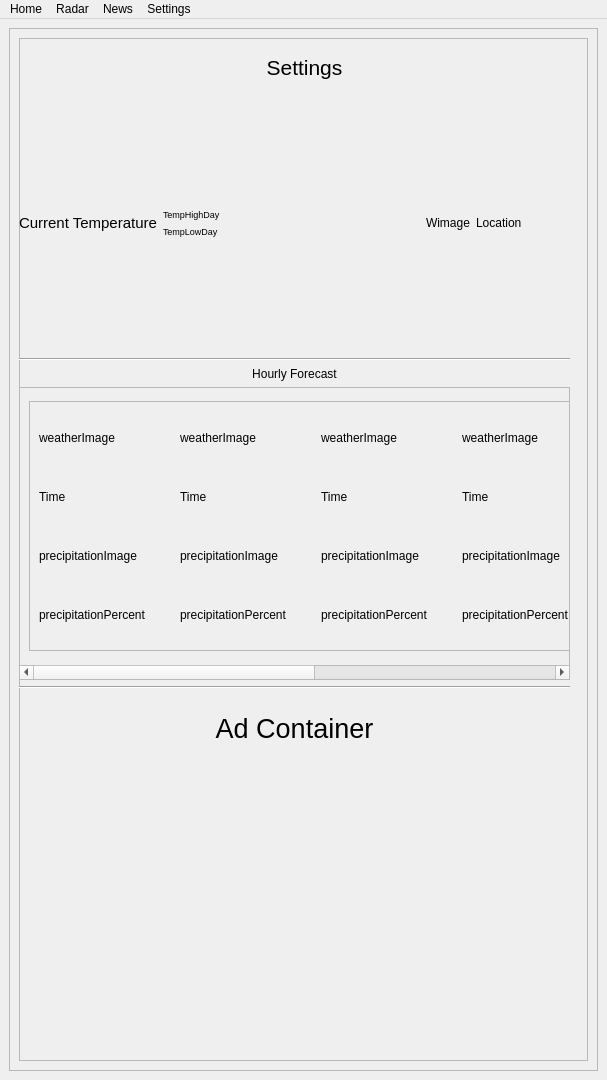
<?xml version="1.0" encoding="UTF-8"?>
<ui version="4.0">
 <class>MainWindow</class>
 <widget class="QMainWindow" name="MainWindow">
  <property name="geometry">
   <rect>
    <x>0</x>
    <y>0</y>
    <width>607</width>
    <height>1080</height>
   </rect>
  </property>
  <property name="minimumSize">
   <size>
    <width>607</width>
    <height>1080</height>
   </size>
  </property>
  <property name="maximumSize">
   <size>
    <width>607</width>
    <height>1080</height>
   </size>
  </property>
  <property name="windowTitle">
   <string>MainWindow</string>
  </property>
  <widget class="QWidget" name="centralwidget">
   <layout class="QVBoxLayout" name="verticalLayout">
    <item>
     <widget class="QScrollArea" name="scrollArea">
      <property name="styleSheet">
       <string notr="true"/>
      </property>
      <property name="verticalScrollBarPolicy">
       <enum>Qt::ScrollBarAsNeeded</enum>
      </property>
      <property name="horizontalScrollBarPolicy">
       <enum>Qt::ScrollBarAsNeeded</enum>
      </property>
      <property name="widgetResizable">
       <bool>true</bool>
      </property>
      <widget class="QWidget" name="scrollAreaWidgetContents_2">
       <property name="geometry">
        <rect>
         <x>0</x>
         <y>0</y>
         <width>583</width>
         <height>1031</height>
        </rect>
       </property>
       <layout class="QVBoxLayout" name="verticalLayout_2">
        <item>
         <widget class="QFrame" name="frame">
          <property name="minimumSize">
           <size>
            <width>0</width>
            <height>0</height>
           </size>
          </property>
          <property name="styleSheet">
           <string notr="true"/>
          </property>
          <property name="frameShape">
           <enum>QFrame::StyledPanel</enum>
          </property>
          <property name="frameShadow">
           <enum>QFrame::Raised</enum>
          </property>
          <widget class="QWidget" name="gridLayoutWidget">
           <property name="geometry">
            <rect>
             <x>70</x>
             <y>10</y>
             <width>431</width>
             <height>38</height>
            </rect>
           </property>
           <layout class="QGridLayout" name="gridTitle">
            <item row="0" column="0">
             <widget class="QLabel" name="label">
              <property name="font">
               <font>
                <pointsize>16</pointsize>
                <bold>false</bold>
               </font>
              </property>
              <property name="text">
               <string>Settings</string>
              </property>
              <property name="alignment">
               <set>Qt::AlignCenter</set>
              </property>
             </widget>
            </item>
           </layout>
          </widget>
          <widget class="QWidget" name="gridLayoutWidget_3">
           <property name="geometry">
            <rect>
             <x>0</x>
             <y>60</y>
             <width>602</width>
             <height>251</height>
            </rect>
           </property>
           <layout class="QGridLayout" name="gridCurrent">
            <item row="0" column="0">
             <layout class="QGridLayout" name="gridLayout_2" columnstretch="0,0,0,0,10">
              <item row="0" column="0" rowspan="2">
               <widget class="QLabel" name="tempCurr">
                <property name="sizePolicy">
                 <sizepolicy hsizetype="Fixed" vsizetype="Fixed">
                  <horstretch>0</horstretch>
                  <verstretch>0</verstretch>
                 </sizepolicy>
                </property>
                <property name="font">
                 <font>
                  <pointsize>11</pointsize>
                 </font>
                </property>
                <property name="autoFillBackground">
                 <bool>false</bool>
                </property>
                <property name="text">
                 <string>Current Temperature</string>
                </property>
               </widget>
              </item>
              <item row="1" column="1">
               <widget class="QLabel" name="tempLowCurr">
                <property name="sizePolicy">
                 <sizepolicy hsizetype="Fixed" vsizetype="Fixed">
                  <horstretch>0</horstretch>
                  <verstretch>0</verstretch>
                 </sizepolicy>
                </property>
                <property name="font">
                 <font>
                  <pointsize>7</pointsize>
                 </font>
                </property>
                <property name="text">
                 <string>TempLowDay</string>
                </property>
               </widget>
              </item>
              <item row="0" column="1">
               <widget class="QLabel" name="tempHighCurr">
                <property name="sizePolicy">
                 <sizepolicy hsizetype="Fixed" vsizetype="Fixed">
                  <horstretch>0</horstretch>
                  <verstretch>0</verstretch>
                 </sizepolicy>
                </property>
                <property name="font">
                 <font>
                  <pointsize>7</pointsize>
                 </font>
                </property>
                <property name="text">
                 <string>TempHighDay</string>
                </property>
               </widget>
              </item>
              <item row="0" column="3" rowspan="2">
               <widget class="QLabel" name="imageCurr">
                <property name="text">
                 <string>Wimage</string>
                </property>
               </widget>
              </item>
              <item row="0" column="2" rowspan="2">
               <spacer name="horizontalSpacer">
                <property name="orientation">
                 <enum>Qt::Horizontal</enum>
                </property>
                <property name="sizeType">
                 <enum>QSizePolicy::Fixed</enum>
                </property>
                <property name="sizeHint" stdset="0">
                 <size>
                  <width>200</width>
                  <height>10</height>
                 </size>
                </property>
               </spacer>
              </item>
              <item row="0" column="4" rowspan="2">
               <widget class="QLabel" name="locationCurr">
                <property name="text">
                 <string>Location</string>
                </property>
               </widget>
              </item>
             </layout>
            </item>
           </layout>
          </widget>
          <widget class="QWidget" name="gridLayoutWidget_4">
           <property name="geometry">
            <rect>
             <x>0</x>
             <y>320</y>
             <width>551</width>
             <height>331</height>
            </rect>
           </property>
           <layout class="QGridLayout" name="gridHourly">
            <item row="0" column="0">
             <widget class="Line" name="line_2">
              <property name="orientation">
               <enum>Qt::Horizontal</enum>
              </property>
             </widget>
            </item>
            <item row="1" column="0">
             <widget class="QLabel" name="label_6">
              <property name="text">
               <string>Hourly Forecast</string>
              </property>
              <property name="alignment">
               <set>Qt::AlignCenter</set>
              </property>
             </widget>
            </item>
            <item row="3" column="0">
             <widget class="Line" name="line">
              <property name="orientation">
               <enum>Qt::Horizontal</enum>
              </property>
             </widget>
            </item>
            <item row="2" column="0">
             <widget class="QScrollArea" name="scrollArea_2">
              <property name="verticalScrollBarPolicy">
               <enum>Qt::ScrollBarAsNeeded</enum>
              </property>
              <property name="horizontalScrollBarPolicy">
               <enum>Qt::ScrollBarAsNeeded</enum>
              </property>
              <property name="widgetResizable">
               <bool>true</bool>
              </property>
              <widget class="QWidget" name="scrollAreaWidgetContents_3">
               <property name="geometry">
                <rect>
                 <x>0</x>
                 <y>0</y>
                 <width>1022</width>
                 <height>272</height>
                </rect>
               </property>
               <layout class="QVBoxLayout" name="verticalLayout_4">
                <item>
                 <widget class="QFrame" name="frame_2">
                  <property name="sizePolicy">
                   <sizepolicy hsizetype="Fixed" vsizetype="Fixed">
                    <horstretch>0</horstretch>
                    <verstretch>0</verstretch>
                   </sizepolicy>
                  </property>
                  <property name="minimumSize">
                   <size>
                    <width>1000</width>
                    <height>250</height>
                   </size>
                  </property>
                  <property name="maximumSize">
                   <size>
                    <width>1000</width>
                    <height>250</height>
                   </size>
                  </property>
                  <property name="styleSheet">
                   <string notr="true"/>
                  </property>
                  <property name="frameShape">
                   <enum>QFrame::StyledPanel</enum>
                  </property>
                  <property name="frameShadow">
                   <enum>QFrame::Raised</enum>
                  </property>
                  <layout class="QHBoxLayout" name="horizontalLayout_2">
                   <item>
                    <layout class="QGridLayout" name="gridLayout">
                     <item row="0" column="2">
                      <layout class="QVBoxLayout" name="verticalLayout_9">
                       <item>
                        <widget class="QLabel" name="label_20">
                         <property name="text">
                          <string>weatherImage</string>
                         </property>
                        </widget>
                       </item>
                       <item>
                        <widget class="QLabel" name="label_22">
                         <property name="text">
                          <string>Time</string>
                         </property>
                        </widget>
                       </item>
                       <item>
                        <widget class="QLabel" name="label_23">
                         <property name="text">
                          <string>precipitationImage</string>
                         </property>
                        </widget>
                       </item>
                       <item>
                        <widget class="QLabel" name="label_25">
                         <property name="text">
                          <string>precipitationPercent</string>
                         </property>
                        </widget>
                       </item>
                      </layout>
                     </item>
                     <item row="0" column="0">
                      <layout class="QVBoxLayout" name="verticalLayout_7">
                       <item>
                        <widget class="QLabel" name="label_12">
                         <property name="text">
                          <string>weatherImage</string>
                         </property>
                        </widget>
                       </item>
                       <item>
                        <widget class="QLabel" name="label_11">
                         <property name="text">
                          <string>Time</string>
                         </property>
                        </widget>
                       </item>
                       <item>
                        <widget class="QLabel" name="label_10">
                         <property name="text">
                          <string>precipitationImage</string>
                         </property>
                        </widget>
                       </item>
                       <item>
                        <widget class="QLabel" name="label_13">
                         <property name="text">
                          <string>precipitationPercent</string>
                         </property>
                        </widget>
                       </item>
                      </layout>
                     </item>
                     <item row="0" column="4">
                      <layout class="QVBoxLayout" name="verticalLayout_12">
                       <item>
                        <widget class="QLabel" name="label_28">
                         <property name="text">
                          <string>weatherImage</string>
                         </property>
                        </widget>
                       </item>
                       <item>
                        <widget class="QLabel" name="label_31">
                         <property name="text">
                          <string>Time</string>
                         </property>
                        </widget>
                       </item>
                       <item>
                        <widget class="QLabel" name="label_32">
                         <property name="text">
                          <string>precipitationImage</string>
                         </property>
                        </widget>
                       </item>
                       <item>
                        <widget class="QLabel" name="label_33">
                         <property name="text">
                          <string>precipitationPercent</string>
                         </property>
                        </widget>
                       </item>
                      </layout>
                     </item>
                     <item row="0" column="3">
                      <layout class="QVBoxLayout" name="verticalLayout_11">
                       <item>
                        <widget class="QLabel" name="label_15">
                         <property name="text">
                          <string>weatherImage</string>
                         </property>
                        </widget>
                       </item>
                       <item>
                        <widget class="QLabel" name="label_18">
                         <property name="text">
                          <string>Time</string>
                         </property>
                        </widget>
                       </item>
                       <item>
                        <widget class="QLabel" name="label_21">
                         <property name="text">
                          <string>precipitationImage</string>
                         </property>
                        </widget>
                       </item>
                       <item>
                        <widget class="QLabel" name="label_24">
                         <property name="text">
                          <string>precipitationPercent</string>
                         </property>
                        </widget>
                       </item>
                      </layout>
                     </item>
                     <item row="0" column="6">
                      <layout class="QVBoxLayout" name="verticalLayout_10">
                       <item>
                        <widget class="QLabel" name="label_26">
                         <property name="text">
                          <string>weatherImage</string>
                         </property>
                        </widget>
                       </item>
                       <item>
                        <widget class="QLabel" name="label_27">
                         <property name="text">
                          <string>Time</string>
                         </property>
                        </widget>
                       </item>
                       <item>
                        <widget class="QLabel" name="label_29">
                         <property name="text">
                          <string>precipitationImage</string>
                         </property>
                        </widget>
                       </item>
                       <item>
                        <widget class="QLabel" name="label_30">
                         <property name="text">
                          <string>precipitationPercent</string>
                         </property>
                        </widget>
                       </item>
                      </layout>
                     </item>
                     <item row="0" column="1">
                      <layout class="QVBoxLayout" name="verticalLayout_8">
                       <item>
                        <widget class="QLabel" name="label_14">
                         <property name="text">
                          <string>weatherImage</string>
                         </property>
                        </widget>
                       </item>
                       <item>
                        <widget class="QLabel" name="label_16">
                         <property name="text">
                          <string>Time</string>
                         </property>
                        </widget>
                       </item>
                       <item>
                        <widget class="QLabel" name="label_17">
                         <property name="text">
                          <string>precipitationImage</string>
                         </property>
                        </widget>
                       </item>
                       <item>
                        <widget class="QLabel" name="label_19">
                         <property name="text">
                          <string>precipitationPercent</string>
                         </property>
                        </widget>
                       </item>
                      </layout>
                     </item>
                     <item row="0" column="5">
                      <layout class="QVBoxLayout" name="verticalLayout_13">
                       <item>
                        <widget class="QLabel" name="label_34">
                         <property name="text">
                          <string>weatherImage</string>
                         </property>
                        </widget>
                       </item>
                       <item>
                        <widget class="QLabel" name="label_75">
                         <property name="text">
                          <string>Time</string>
                         </property>
                        </widget>
                       </item>
                       <item>
                        <widget class="QLabel" name="label_94">
                         <property name="text">
                          <string>precipitationImage</string>
                         </property>
                        </widget>
                       </item>
                       <item>
                        <widget class="QLabel" name="label_95">
                         <property name="text">
                          <string>precipitationPercent</string>
                         </property>
                        </widget>
                       </item>
                      </layout>
                     </item>
                    </layout>
                   </item>
                  </layout>
                 </widget>
                </item>
               </layout>
              </widget>
             </widget>
            </item>
           </layout>
          </widget>
          <widget class="QLabel" name="label_35">
           <property name="geometry">
            <rect>
             <x>0</x>
             <y>640</y>
             <width>551</width>
             <height>101</height>
            </rect>
           </property>
           <property name="font">
            <font>
             <pointsize>20</pointsize>
            </font>
           </property>
           <property name="text">
            <string>Ad Container</string>
           </property>
           <property name="alignment">
            <set>Qt::AlignCenter</set>
           </property>
          </widget>
          <widget class="Line" name="line_5">
           <property name="geometry">
            <rect>
             <x>0</x>
             <y>1100</y>
             <width>551</width>
             <height>20</height>
            </rect>
           </property>
           <property name="orientation">
            <enum>Qt::Horizontal</enum>
           </property>
          </widget>
          <widget class="QWidget" name="gridLayoutWidget_14">
           <property name="geometry">
            <rect>
             <x>-1</x>
             <y>1119</y>
             <width>561</width>
             <height>431</height>
            </rect>
           </property>
           <layout class="QGridLayout" name="gridMetrics">
            <item row="1" column="0">
             <layout class="QGridLayout" name="gridLayout_15">
              <item row="1" column="0">
               <widget class="QLabel" name="label_80">
                <property name="text">
                 <string>Icon</string>
                </property>
               </widget>
              </item>
              <item row="1" column="1">
               <widget class="QLabel" name="label_81">
                <property name="text">
                 <string>Value</string>
                </property>
               </widget>
              </item>
              <item row="0" column="0" colspan="2">
               <widget class="QLabel" name="label_82">
                <property name="text">
                 <string>Metric Name</string>
                </property>
               </widget>
              </item>
             </layout>
            </item>
            <item row="1" column="2">
             <layout class="QGridLayout" name="gridLayout_16">
              <item row="1" column="0">
               <widget class="QLabel" name="label_83">
                <property name="text">
                 <string>Icon</string>
                </property>
               </widget>
              </item>
              <item row="1" column="1">
               <widget class="QLabel" name="label_84">
                <property name="text">
                 <string>Value</string>
                </property>
               </widget>
              </item>
              <item row="0" column="0" colspan="2">
               <widget class="QLabel" name="label_77">
                <property name="text">
                 <string>Metric Name</string>
                </property>
               </widget>
              </item>
             </layout>
            </item>
            <item row="0" column="2">
             <layout class="QGridLayout" name="gridLayout_17">
              <item row="1" column="0">
               <widget class="QLabel" name="label_85">
                <property name="text">
                 <string>Icon</string>
                </property>
               </widget>
              </item>
              <item row="1" column="1">
               <widget class="QLabel" name="label_86">
                <property name="text">
                 <string>Value</string>
                </property>
               </widget>
              </item>
              <item row="0" column="0" colspan="2">
               <widget class="QLabel" name="label_87">
                <property name="text">
                 <string>Metric Name</string>
                </property>
               </widget>
              </item>
             </layout>
            </item>
            <item row="0" column="0">
             <layout class="QGridLayout" name="gridLayout_14">
              <item row="1" column="0">
               <widget class="QLabel" name="label_78">
                <property name="text">
                 <string>Icon</string>
                </property>
               </widget>
              </item>
              <item row="1" column="1">
               <widget class="QLabel" name="label_79">
                <property name="text">
                 <string>Value</string>
                </property>
               </widget>
              </item>
              <item row="0" column="0" colspan="2">
               <widget class="QLabel" name="label_76">
                <property name="text">
                 <string>Metric Name</string>
                </property>
               </widget>
              </item>
             </layout>
            </item>
            <item row="1" column="1">
             <layout class="QGridLayout" name="gridLayout_18">
              <item row="1" column="0">
               <widget class="QLabel" name="label_88">
                <property name="text">
                 <string>Icon</string>
                </property>
               </widget>
              </item>
              <item row="1" column="1">
               <widget class="QLabel" name="label_89">
                <property name="text">
                 <string>Value</string>
                </property>
               </widget>
              </item>
              <item row="0" column="0" colspan="2">
               <widget class="QLabel" name="label_90">
                <property name="text">
                 <string>Metric Name</string>
                </property>
               </widget>
              </item>
             </layout>
            </item>
            <item row="0" column="1">
             <layout class="QGridLayout" name="gridLayout_19">
              <item row="1" column="0">
               <widget class="QLabel" name="label_91">
                <property name="text">
                 <string>Icon</string>
                </property>
               </widget>
              </item>
              <item row="1" column="1">
               <widget class="QLabel" name="label_92">
                <property name="text">
                 <string>Value</string>
                </property>
               </widget>
              </item>
              <item row="0" column="0" colspan="2">
               <widget class="QLabel" name="label_93">
                <property name="text">
                 <string>Metric Name</string>
                </property>
               </widget>
              </item>
             </layout>
            </item>
           </layout>
          </widget>
          <widget class="QWidget" name="gridLayoutWidget_21">
           <property name="geometry">
            <rect>
             <x>0</x>
             <y>1580</y>
             <width>158</width>
             <height>88</height>
            </rect>
           </property>
           <layout class="QVBoxLayout" name="verticalLayout_3">
            <item>
             <widget class="QLabel" name="label_73">
              <property name="text">
               <string>Sunrise/Sunset Icon</string>
              </property>
             </widget>
            </item>
            <item>
             <widget class="QLabel" name="label_74">
              <property name="text">
               <string>Sunrise Time</string>
              </property>
             </widget>
            </item>
            <item>
             <widget class="QLabel" name="label_72">
              <property name="text">
               <string>Sunset Time</string>
              </property>
             </widget>
            </item>
           </layout>
          </widget>
          <widget class="Line" name="line_6">
           <property name="geometry">
            <rect>
             <x>0</x>
             <y>1550</y>
             <width>551</width>
             <height>20</height>
            </rect>
           </property>
           <property name="orientation">
            <enum>Qt::Horizontal</enum>
           </property>
          </widget>
         </widget>
        </item>
       </layout>
      </widget>
     </widget>
    </item>
   </layout>
  </widget>
  <widget class="QMenuBar" name="menubar">
   <property name="geometry">
    <rect>
     <x>0</x>
     <y>0</y>
     <width>607</width>
     <height>25</height>
    </rect>
   </property>
   <widget class="QMenu" name="menuFile">
    <property name="title">
     <string>Home</string>
    </property>
   </widget>
   <widget class="QMenu" name="menuRadar">
    <property name="title">
     <string>Radar</string>
    </property>
   </widget>
   <widget class="QMenu" name="menuNews">
    <property name="title">
     <string>News</string>
    </property>
   </widget>
   <widget class="QMenu" name="menuSettings">
    <property name="title">
     <string>Settings</string>
    </property>
   </widget>
   <addaction name="menuFile"/>
   <addaction name="menuRadar"/>
   <addaction name="menuNews"/>
   <addaction name="menuSettings"/>
  </widget>
 </widget>
 <resources/>
 <connections/>
</ui>
